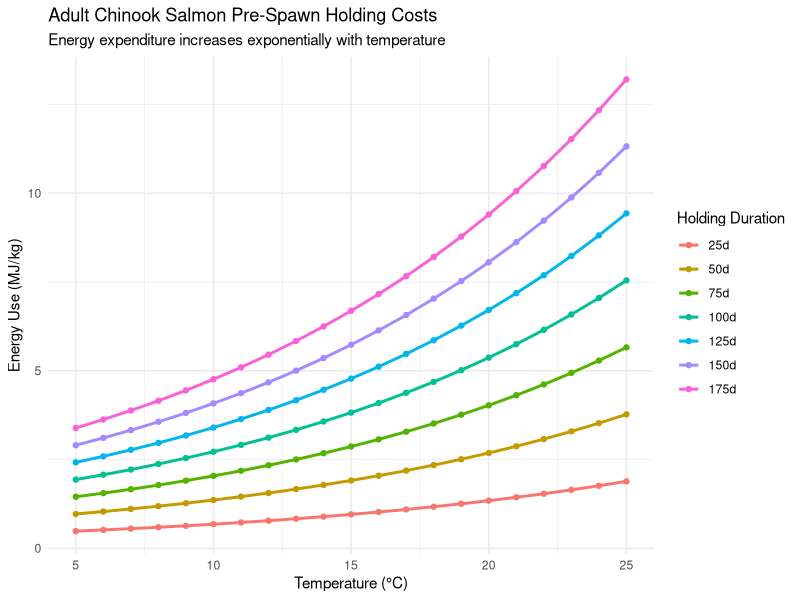

Write the R code that produced this figure.
# FitzGerald, A. M., & Martin, B. T. (2022). Quantification of thermal impacts across 
# freshwater life stages to improve temperature management for anadromous salmonids. 
# Conservation Physiology, 10(1), coac013.
# FitzGerald et al. 2022: Chinook pre-spawn holding energy expenditure vs temperature

# Load libraries
library(ggplot2)

# Parameters for Chinook salmon holding
c0 <- 1565.04
M <- 7.37
b <- -0.217
D <- 0.068
conv_factor <- 1.358442e-5 # converts mgO2 to MJ

# Function to calculate daily energy expenditure
calc_daily_energy <- function(temp) {
  daily_mgO2 <- c0 * (M^b) * exp(D * temp)
  daily_MJ <- daily_mgO2 * conv_factor
  return(daily_MJ)
}

# Define stressor ranges and curve groupings
temperatures <- seq(5, 25, by = 1) 
holding_days <- c(25, 50, 75, 100, 125, 150, 175)

# Initialize empty list to store rows
results <- list()

for (days in holding_days) {
  for (temp in temperatures) {
    daily_energy <- calc_daily_energy(temp)
    total_energy <- daily_energy * days
    
    # Append to results matching the CSV template
    results[[length(results) + 1]] <- data.frame(
      curve.id = paste0("c_adult_", days, "d"),
      stressor.label = "temperature",
      stressor.x = temp,
      units.x = "degC",
      response.label = "energy_use",
      response.y = round(total_energy, 3),
      units.y = "MJ/kg",
      stressor.value = paste0(days, "d"),
      stringsAsFactors = FALSE
    )
  }
}

# Combine and write to CSV
srf1_data <- do.call(rbind, results)
write.csv(srf1_data, "SRF1_Adult_Holding_Data.csv", row.names = FALSE)

# Convert stressor.value to a factor to keep the legend in numerical order
srf1_data$stressor.value <- factor(srf1_data$stressor.value, 
                                   levels = paste0(holding_days, "d"))

# Plot the data
srf1_plot <- ggplot(srf1_data, aes(x = stressor.x, y = response.y, color = stressor.value)) +
  geom_line(linewidth = 1) +
  geom_point(size = 1.5) +
  labs(
    title = "Adult Chinook Salmon Pre-Spawn Holding Costs",
    subtitle = "Energy expenditure increases exponentially with temperature",
    x = "Temperature (°C)",
    y = "Energy Use (MJ/kg)",
    color = "Holding Duration"
  ) +
  theme_minimal() +
  theme(legend.position = "right")

print(srf1_plot)
